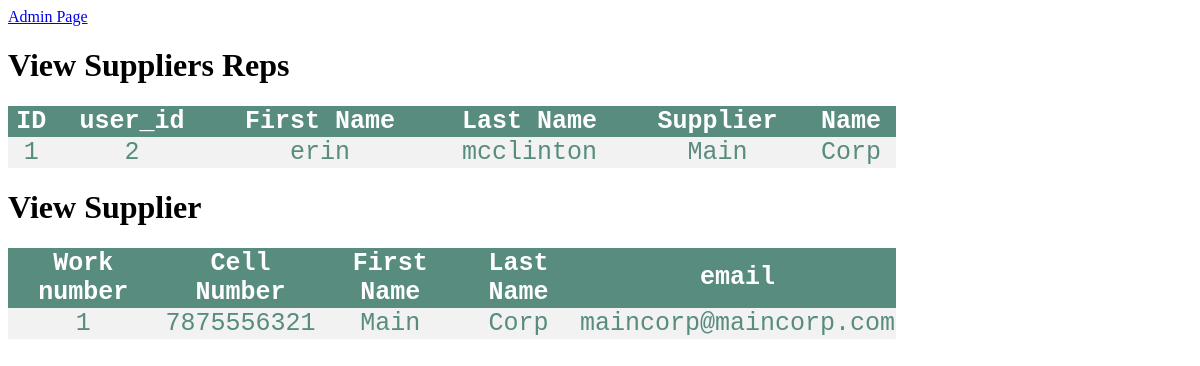
Page /viewsupplier.php (signed in) on the committed database.
### tables this page shows
CREATE TABLE `supplier` (
  `id` int(11) NOT NULL,
  `user_id` varchar(1000) NOT NULL,
  `first_name` varchar(1000) NOT NULL,
  `last_name` varchar(1000) NOT NULL,
  `worknumber` int(11) NOT NULL
);

CREATE TABLE `mainsupplier` (
  `worknumber` int(11) NOT NULL,
  `cellnumber` bigint(20) NOT NULL,
  `Fname` varchar(1000) NOT NULL,
  `Lname` varchar(1000) NOT NULL,
  `email` varchar(1000) NOT NULL
);

### viewsupplier.php (the view, shortened to what this page needs)
<html>
	<a href = "adminpage.php"> Admin Page </a>
<h1>View Suppliers Reps</h1>
</html>
<?php
 include ("connection.php");
$sup = "select id, user_id, first_name, last_name, Fname, Lname from supplier
        INNER JOIN mainsupplier ON supplier.worknumber = mainsupplier.worknumber";
$supq = mysqli_query($con, $sup);
if($supq && mysqli_num_rows($supq) > 0)
        {
            echo "<form method = 'post' action = ''>";
            echo "<table id = 'table1'>
                <tr>
                <th> ID </th>
                <th> user_id </th>
                <th> First Name </th>
                <th>Last Name</th>
                <th>  Supplier  </th>
                <th> Name </th>
                </tr>";
            while($row = $supq -> fetch_assoc())
            {
                echo "
                <tr>
                <td> " .$row['id']. "</td>
                <td> " .$row['user_id']. "</td>
                <td> " .$row['first_name']. "</td>
                <td> " .$row['last_name']. "</td>
                <td> " .$row['Fname']. "</td>
                <td> " .$row['Lname']. "</td>
               ";
            }
            echo "</form>";
        }
?>
<html>
    <h1>View Supplier</h1>
</html>
<?php
$mains = "select * from mainsupplier";
$mainq = mysqli_query($con, $mains);
if($mainq && mysqli_num_rows($mainq) > 0)
        {
            echo "<form method = 'post' action = ''>";
            echo "<table id = 'table1'>
                <tr>
                <th> Work number </th>
                <th> Cell Number </th>
                <th> First Name </th>
                <th> Last Name</th>
                <th>  email  </th>
                </tr>";
            while($row = $mainq -> fetch_assoc())
            {
                echo "
                <tr>
                <td> " .$row['worknumber']. "</td>
                <td> " .$row['cellnumber']. "</td>
                <td> " .$row['Fname']. "</td>
                <td> " .$row['Lname']. "</td>
                <td> " .$row['email']. "</td>
               ";
            }
            echo "</form>";
        }
?>

### viewsupplier.php (style rules this page uses)
table { border-collapse: collapse; width: 75%; color: #588c7e; font-family: monospace; font-size: 25px; text-align: center; align-self: center; }
th { background-color: #588c7e; color: white; }
tr:nth-child(even) { background-color: #f2f2f2; }

### rows in the picture
supplier: id "1", user "2", first_name "erin", last_name "mcclinton", mainsupplier.Fname "Main", mainsupplier.Lname "Corp"
mainsupplier: worknumber "1", cellnumber "7875556321", Fname "Main", Lname "Corp", email "maincorp@maincorp.com"
